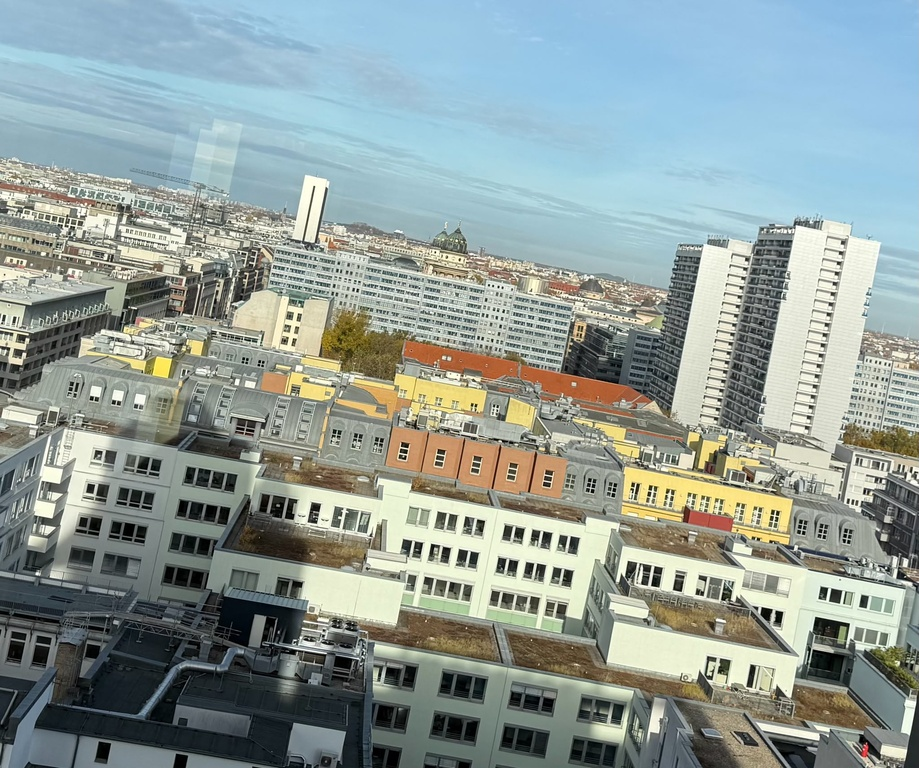
#> input picture data/parallel.jpg, 919 x 768 px, shrunk from 2048 x 1710 before the run
$ python q2_template.py
#> lines starting #> are read from the running program, lines starting #| are printed output that depends on the picture; after the words box and inside, x2 and y2 are one past the last pixel; in counts of white or black regions, pixels touching at a corner belong together
### q1_template.py
"""
Task 1: Line Hough transform.
Template for MA-INF 2201 Computer Vision WS26/27
Exercise 03
"""

import cv2
import numpy as np
import matplotlib.pyplot as plt
from pathlib import Path

# Constants
THETA_MIN = 50
THETA_MAX = 270
RHO_MIN = int(-1 * (2 ** 0.5) * 128)
RHO_MAX = int(+1 * (2 ** 0.5) * 128)


def generate_accumulator(edges: np.ndarray, nd_theta: np.ndarray, nd_rho: np.ndarray) -> np.ndarray:
    """Compute accumulator matrix.

    Args:
        edges (np.ndarray): Centers of points.
        nd_theta (np.ndarray): Range of theta values.
        nd_rho (np.ndarray): Range of rho values.

    Returns:
        np.ndarray: Accumulator matrix.
    """
    # TODO: Compute Accumulator matrix.
    # The implementation here is also will be used in next task. Make implementation generic.
    # Create accumulator matrix filled with zeros - voting grid
    accumulator = np.zeros((len(nd_rho), len(nd_theta)), dtype=np.int32)

    # Distane between consecutive rho bins
    rho_step = nd_rho[1] - nd_rho[0]

    # Loop through image points.
    for point in edges:
        x,y = point

        # Test all possible lines
        for theta_id, theta_angle in enumerate(nd_theta):
            # Convert degrees to radians
            theta_rad = np.deg2rad(theta_angle)

            # Hough Normal Representation Formula
            rho = x * np.cos(theta_rad) + y * np.sin(theta_rad)

            # Convert the calculated rho into an array index
            rho_id = int(
                np.rint((rho - nd_rho[0]) / rho_step)
            )

            # Only count votes within the valid rho range
            if 0 <= rho_id < len(nd_rho):
                accumulator[rho_id, theta_id] += 1

    return accumulator


# [74 lines left out: function main, not called in this run]


# [2 lines that do not run on import are left out]

### q2_template.py
"""
Task 2: Roll correction with Hough Transform.
Template for MA-INF 2201 Computer Vision WS26/27
Exercise 03
"""

import cv2
import numpy as np
import matplotlib.pyplot as plt

from q1_template import generate_accumulator

# Constants
# Do not change these
THETA_MIN = 75
THETA_MAX = 105

def correct_roll(
        accumulator: np.ndarray,
        theta_deg: np.ndarray,
        nd_rho: np.ndarray
    ) -> tuple[list[tuple[float, float]], float]:
    """Roll correction using topk dominant lines.

    Assume we consider horizontal lines and roll angle is within 15 degrees.
    Args:
        accumulator (np.ndarray): Accumulator cells.
        theta_deg (np.ndarray): Range of thetas in degrees.
        nd_rho (np.ndarray): Range of rhos.

    Returns:
        tuple[list[tuple[float, float]], float]: Tuple containing topk lines and correction angle.
    """
    # TODO: Sort the accumulater cells by votecount in descending order.
    votes = accumulator.ravel() # Flatten voting grid to 1D array
    ranked_indices = np.argsort(-votes) # descending order

    rho_tolerance = 10  # Pixels
    theta_tolerance = 2  # Degrees
    selected_lines = []

    # TODO: Select the top-k dominant distinct lines and calculate the mean theta of the selected lines.
    k = 10
    for flat_index in ranked_indices[:k]:
        vote_count = votes[flat_index]
        if vote_count == 0:
            break

        # Recover bin's rho(row) & theta(col)
        rho_id, theta_id = np.unravel_index(flat_index, accumulator.shape)

        # Use indies to find rho & theta values
        rho = nd_rho[rho_id]
        theta = theta_deg[theta_id]

        # Skip the candidate if both values are close to a line we kept
        is_duplicate = any(
            abs(rho - kept_rho) <= rho_tolerance
            and abs(theta - kept_theta) <= theta_tolerance
            for kept_rho, kept_theta in selected_lines
        )
        if is_duplicate:
            continue

        selected_lines.append((rho, theta))
        print(f"rho={rho} | theta={theta} degrees | votes={vote_count}")

        if len(selected_lines) == k:
            break

    if not selected_lines:
        return [], 0.0

    mean_theta = float(np.mean([theta for i, theta in selected_lines]))

    # TODO: Calculate correction angle and return the top-k lines and correction angle
    # A horizontal line has a normal angle of 90 degrees
    correction_angle = mean_theta - 90.0
    return selected_lines, correction_angle


def main() -> None:
    """Main function."""
    # cv2 read parallel.jpg and convert to grayscale.
    parallel_img = cv2.imread("data/parallel.jpg", cv2.IMREAD_GRAYSCALE)
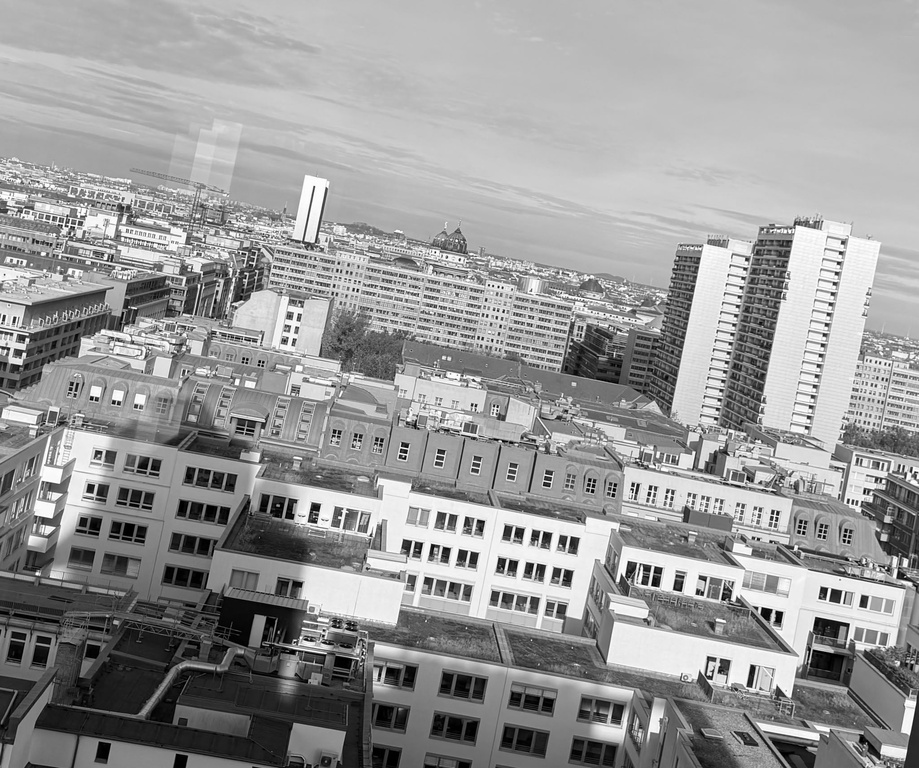
#> parallel_img: shape (768, 919); min 0, max 255, mean 152.7
    if parallel_img is None:
        raise FileNotFoundError("Input Image Not Found!")

    # TODO: Canny edge
    canny_edges = cv2.Canny(parallel_img, 50, 150)
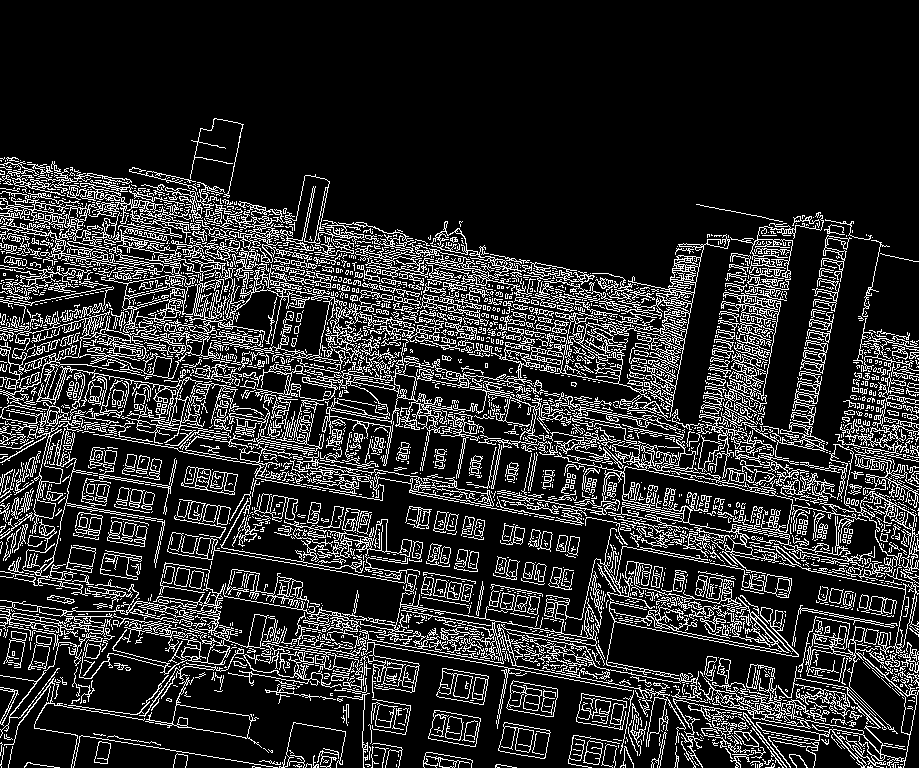
#> canny_edges: shape (768, 919); 16.8% white in thin lines or dots, all inside (x1, y1, x2, y2) = (0, 118, 919, 768)
    height, width = canny_edges.shape
#> height = 768; width = 919
    # TODO: Extract coordinates of the edges (similar to previous task)
    rows, cols = np.nonzero(canny_edges)
    edges = np.column_stack((cols, rows))
#> edges = 118573 pairs, first value 0 to 918, second value 118 to 767

    theta_deg = np.arange(THETA_MIN, THETA_MAX)
    theta_rad = np.deg2rad(theta_deg)

    rho_max = int(np.ceil(np.hypot(width - 1, height - 1)))
#> rho_max = 1197
    rho_min = -rho_max
#> rho_min = -1197
    nd_rho = np.arange(rho_min, rho_max)
#> nd_rho = 2394 values from -1197 to 1196

    # TODO: Get the accumulator matrix (use the function from previous task)
    accumulator = generate_accumulator(edges, theta_deg, nd_rho)
#> the loop in generate_accumulator, `for point in edges:` made 118573 passes
#> (x, y) on passes 1 to 3: (214, 118), (215, 118), (216, 118)

    # TODO: Get the lines and correction angle from the correct_roll.
    lines, correction_angle = correct_roll(accumulator, theta_deg, nd_rho)
#> the loop in correct_roll, `for flat_index in ranked_indices[:k]:` made 10 passes
#> (flat_index, vote_count, rho_id, theta_id, rho, theta, is_duplicate) on passes 1 to 10: (53005, 407, 1766, 25, 569, 100, False), (42176, 389, 1405, 26, 208, 101, False), (40856, 386, 1361, 26, 164, 101, False), (42506, 380, 1416, 26, 219, 101, False), (42746, 374, 1424, 26, 227, 101, True), (46255, 372, 1541, 25, 344, 100, False), (41696, 372, 1389, 26, 192, 101, False), (43106, 370, 1436, 26, 239, 101, False), (40499, 369, 1349, 29, 152, 104, False), (41936, 367, 1397, 26, 200, 101, True)
#| rho=569 | theta=100 degrees | votes=407
#| rho=208 | theta=101 degrees | votes=389
#| rho=164 | theta=101 degrees | votes=386
#| rho=219 | theta=101 degrees | votes=380
#| rho=344 | theta=100 degrees | votes=372
#| rho=192 | theta=101 degrees | votes=372
#| rho=239 | theta=101 degrees | votes=370
#| rho=152 | theta=104 degrees | votes=369
#> after the loop in correct_roll, `for flat_index in ranked_indices[:k]:`: selected_lines = [(569, 100), (208, 101), (164, 101), (219, 101), (344, 100), (192, 101), (239, 101), (152, 104)]
#> in correct_roll, `mean_theta = float(np.mean([theta for i, theta in selected_lines]))`: mean_theta = 101.1
#> in correct_roll, `correction_angle = mean_theta - 90.0`: correction_angle = 11.12
#> lines has the same summary as selected_lines in correct_roll; correction_angle = 11.12
    print(f"Correction angle: {correction_angle:+.2f} degrees")
#| Correction angle: +11.12 degrees

    # TODO: Compute rotation matrix (cv2.getRotationMatrix2D) and correct image roll (cv2.warpAffine).
    center = ((width - 1) / 2, (height - 1) / 2)
#> center = (459, 383.5)
    rotation_matrix = cv2.getRotationMatrix2D(center, correction_angle, 1.0)
#> rotation_matrix = [[0.981, 0.193, -65.37], [-0.193, 0.981, 95.77]]
    corrected_img = cv2.warpAffine(parallel_img, rotation_matrix, (width, height))
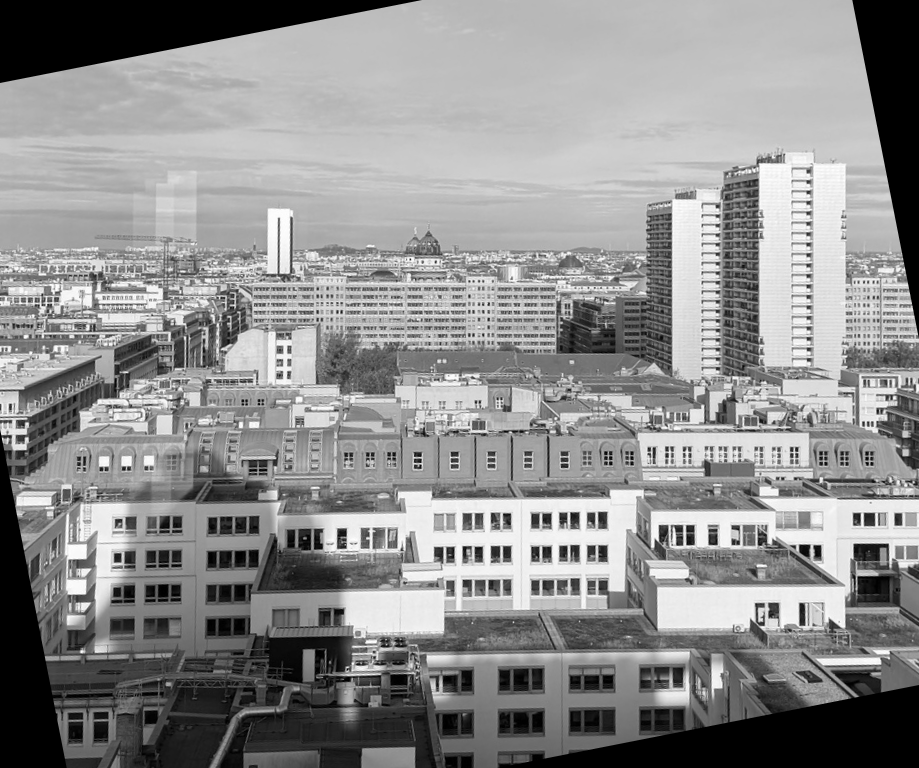
#> corrected_img: shape (768, 919); min 0, max 255, mean 141.6

    # TODO: Plot the canny edge and top-k lines and unwrapped image.
    fig, (ax_edges, ax_corrected, ax_hough) = plt.subplots(
        1, 3, figsize=(15, 5)
    )

    ax_edges.imshow(canny_edges, cmap="gray", vmin=0, vmax=255)
    ax_edges.set_title("Canny edges and dominant lines")

    # Reuse the line drawing formula from Task 1.
    # Start at rho times the unit normal and move along the line by t.
    span = np.hypot(width, height)
#> span = 1197.7
    t = np.array([-span, span])
#> t = [-1197.7, 1197.7]

    for rho, theta in lines:
        angle = np.deg2rad(theta)
        x = rho * np.cos(angle) - t * np.sin(angle)
        y = rho * np.sin(angle) + t * np.cos(angle)
        ax_edges.plot(x, y, color="red", linewidth=1)
#> this loop made 8 passes
#> (rho, theta, angle, x, y) on passes 1 to 8: (569, 100, 1.75, [1080.7, -1278.3], [768.3, 352.4]), (208, 101, 1.76, [1136, -1215.3], [432.7, -24.35]), (164, 101, 1.76, [1144.4, -1206.9], [389.5, -67.54]), (219, 101, 1.76, [1133.9, -1217.4], [443.5, -13.55]), (344, 100, 1.75, [1119.7, -1239.2], [546.7, 130.8]), (192, 101, 1.76, [1139, -1212.3], [417, -40.05]), (239, 101, 1.76, [1130.1, -1221.3], [463.1, 6.08]), (152, 104, 1.82, [1125.3, -1198.9], [437.2, -142.3])

    # Clip the view to the image and keep row 0 at the top.
    ax_edges.set_xlim(-0.5, width - 0.5)
    ax_edges.set_ylim(height - 0.5, -0.5)

    ax_corrected.imshow(corrected_img, cmap="gray", vmin=0, vmax=255)
    ax_corrected.set_title(f"Corrected image ({correction_angle:+.2f}°)")
    ax_corrected.axis("off")

    # TODO: Plot the hough space image and mark the top-k lines in hough space.
    heatmap = ax_hough.imshow(
        accumulator,
        origin="lower",
        aspect="auto",
        cmap="gray",
        extent=[
            theta_deg[0] - 0.5, theta_deg[-1] + 0.5,
            nd_rho[0] - 0.5, nd_rho[-1] + 0.5,
        ],
    )

    # The accumulator plot uses theta on the x-axis and rho on the y-axis.
    for rho, theta in lines:
        ax_hough.scatter(theta, rho, facecolors="none", edgecolors="red")
#> this loop made 8 passes

    ax_hough.set_title("Hough accumulator")
    ax_hough.set_xlabel("Theta (degrees)")
    ax_hough.set_ylabel("Rho (pixels)")
    fig.colorbar(heatmap, ax=ax_hough, label="Votes")

    fig.tight_layout()
    plt.show()
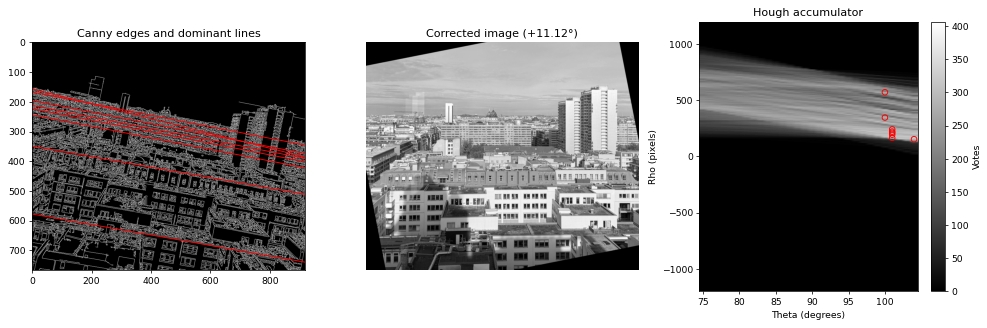
#> figure drawn by matplotlib, 4 panels

if __name__ == "__main__":
    main()
